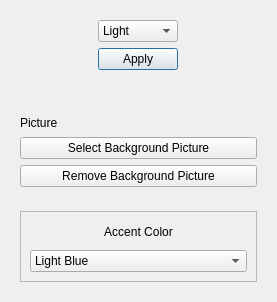
<?xml version="1.0" encoding="UTF-8"?>
<ui version="4.0">
 <class>Theme</class>
 <widget class="QDialog" name="Theme">
  <property name="geometry">
   <rect>
    <x>0</x>
    <y>0</y>
    <width>277</width>
    <height>302</height>
   </rect>
  </property>
  <property name="windowTitle">
   <string>Dialog</string>
  </property>
  <layout class="QVBoxLayout" name="verticalLayout">
   <item alignment="Qt::AlignmentFlag::AlignHCenter|Qt::AlignmentFlag::AlignTop">
    <widget class="QWidget" name="widget" native="true">
     <layout class="QVBoxLayout" name="verticalLayout_2">
      <item>
       <widget class="QComboBox" name="darkLightBox">
        <item>
         <property name="text">
          <string>Light</string>
         </property>
        </item>
        <item>
         <property name="text">
          <string>Dark</string>
         </property>
        </item>
       </widget>
      </item>
      <item>
       <widget class="QPushButton" name="applyDl">
        <property name="text">
         <string>Apply</string>
        </property>
       </widget>
      </item>
     </layout>
    </widget>
   </item>
   <item>
    <widget class="QWidget" name="widget_3" native="true">
     <layout class="QVBoxLayout" name="verticalLayout_5">
      <item>
       <widget class="QLabel" name="label">
        <property name="text">
         <string>Picture</string>
        </property>
       </widget>
      </item>
      <item>
       <widget class="QPushButton" name="selectPictureBtn">
        <property name="text">
         <string>Select Background Picture</string>
        </property>
       </widget>
      </item>
      <item>
       <widget class="QPushButton" name="removePictureBtn">
        <property name="text">
         <string>Remove Background Picture</string>
        </property>
       </widget>
      </item>
     </layout>
    </widget>
   </item>
   <item>
    <widget class="QWidget" name="widget_2" native="true">
     <layout class="QVBoxLayout" name="verticalLayout_4">
      <item>
       <widget class="QFrame" name="frame">
        <property name="frameShape">
         <enum>QFrame::Shape::StyledPanel</enum>
        </property>
        <property name="frameShadow">
         <enum>QFrame::Shadow::Raised</enum>
        </property>
        <layout class="QVBoxLayout" name="verticalLayout_3">
         <item alignment="Qt::AlignmentFlag::AlignVCenter">
          <widget class="QLabel" name="label_2">
           <property name="text">
            <string>Accent Color</string>
           </property>
           <property name="alignment">
            <set>Qt::AlignmentFlag::AlignCenter</set>
           </property>
          </widget>
         </item>
         <item>
          <widget class="QComboBox" name="themeBox">
           <item>
            <property name="text">
             <string>Light Blue</string>
            </property>
           </item>
           <item>
            <property name="text">
             <string>Yellow</string>
            </property>
           </item>
           <item>
            <property name="text">
             <string>Green</string>
            </property>
           </item>
           <item>
            <property name="text">
             <string>Gray</string>
            </property>
           </item>
           <item>
            <property name="text">
             <string>Red</string>
            </property>
           </item>
          </widget>
         </item>
        </layout>
       </widget>
      </item>
     </layout>
    </widget>
   </item>
  </layout>
 </widget>
 <resources/>
 <connections/>
</ui>
